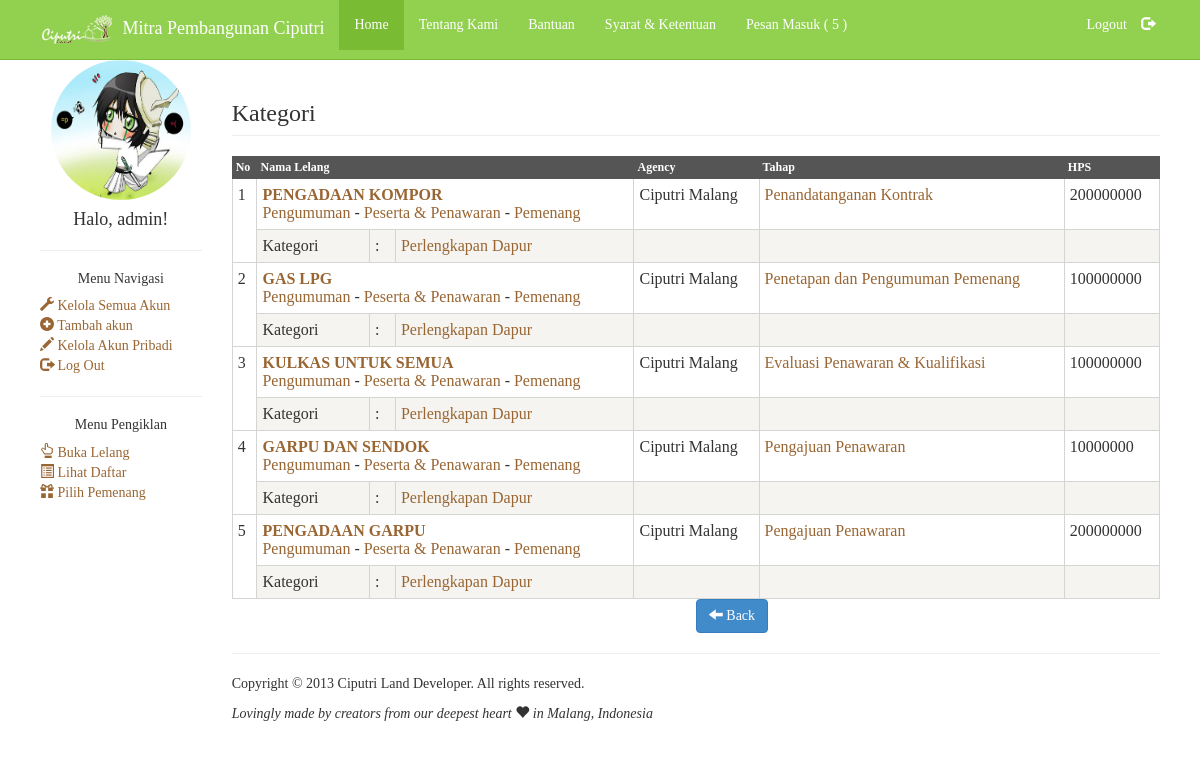
The page /lelang/kategori/1 (signed in) on the database its author committed.
### tables this page shows
CREATE TABLE IF NOT EXISTS `ep_lelang` (
  `idLelang` int(11) NOT NULL AUTO_INCREMENT,
  `idKategori` int(11) NOT NULL,
  `idPemenang` int(11) DEFAULT NULL,
  `idAdmin` int(11) NOT NULL,
  `idTahap` int(11) DEFAULT NULL,
  `nama` varchar(255) NOT NULL,
  `hargaMin` int(11) NOT NULL,
  `hargaMax` int(11) NOT NULL,
  `tanggalPosting` date NOT NULL,
  `tanggalDeadline` date NOT NULL,
  `lokasi` varchar(255) NOT NULL,
  `SIUP` varchar(20) NOT NULL,
  PRIMARY KEY (`idLelang`),
  KEY `idPemenang` (`idPemenang`),
  KEY `idAdmin` (`idAdmin`),
  KEY `idTahap` (`idTahap`),
  KEY `idKategori` (`idKategori`)
);

CREATE TABLE IF NOT EXISTS `ep_member` (
  `idMember` int(11) NOT NULL AUTO_INCREMENT,
  `idPrioritas` int(11) NOT NULL,
  `username` varchar(20) NOT NULL,
  `email` varchar(40) NOT NULL,
  `password` varchar(40) NOT NULL,
  `avatar` varchar(40) DEFAULT NULL,
  `agency` varchar(40) DEFAULT NULL,
  `alamat` varchar(100) DEFAULT NULL,
  `cv` varchar(40) DEFAULT NULL,
  `fax` varchar(20) DEFAULT NULL,
  `tanggalDaftar` date NOT NULL,
  `aktivasi` tinyint(1) DEFAULT NULL,
  `npwp` varchar(20) DEFAULT NULL,
  `blacklist` tinyint(1) DEFAULT NULL,
  `alasanBlacklist` varchar(100) DEFAULT NULL,
  PRIMARY KEY (`idMember`),
  UNIQUE KEY `username` (`username`),
  UNIQUE KEY `email` (`email`),
  KEY `idPrioritas` (`idPrioritas`)
);

CREATE TABLE IF NOT EXISTS `ep_namatahap` (
  `idNamaTahap` int(11) NOT NULL AUTO_INCREMENT,
  `nama` varchar(255) NOT NULL,
  PRIMARY KEY (`idNamaTahap`)
);

CREATE TABLE IF NOT EXISTS `ep_kategori` (
  `idKategori` int(11) NOT NULL AUTO_INCREMENT,
  `kategori` varchar(40) NOT NULL,
  PRIMARY KEY (`idKategori`)
);

### index.php (called while the page is built, shortened)
<?php
    include_once "class/config.php";
    include_once "class/db.php";
    include_once "class/lelang.php";
    include_once "controllers/menu.php";
    get_handler();
?>

### class/db.php (called while the page is built, shortened)
<?php
class DB {
    public $dbh = null, $db_location, $db_name, $db_username, $db_password;
    public function __construct() {
        $this->db_location = config::$DBLOCATION;
        $this->db_name = config::$DBNAME;
        $this->db_username = config::$DBUSER;
        $this->db_password = config::$DBPASSWORD;
    }
    public function connectDB() {
        try {
            $this->dbh = new PDO("mysql:host=$this->db_location;dbname=$this->db_name", $this->db_username, $this->db_password);
            $this->dbh->setAttribute(PDO::ATTR_ERRMODE, PDO::ERRMODE_EXCEPTION);
        } catch (PDOException $e) {
            echo 'Error: ' . $e->getMessage();
        }
    }
    public function fetchRow($query) {
        $STH = $this->dbh->prepare($query);
        $STH->execute();
        $result = $STH->fetch(PDO::FETCH_ASSOC);
        return $result;
    }
    public function fetchAll($query) {
        $STH = $this->dbh->prepare($query);
        $STH->execute();
        $result = $STH->fetchAll();
        return $result;
    }
    public function closeDB() {
        $this->dbh = null;
    }
}
?>

### class/lelang.php (called while the page is built, shortened)
<?php
class lelang {
    private $idLelang, $idKategori, $idPemenang, $idAdmin,
            $idTahap, $nama, $hargaMin, $hargaMax,
            $tanggalPosting, $tanggalDeadline, $lokasi, $SIUP,
            $db, $namaTable;
    public function __construct() {
        $this->db = new DB();
        $this->namaTable = config::$TABLEPREFIX . "" . config::$TABLELELANG;
    }
    public function setIdLelang($idLelang) {
        $this->idLelang = $idLelang;
    }
    public function setLelangRow() {
        $data = $this->getLelangRow();
    }
    public function getLelangRow() {
        $query = "SELECT * FROM `$this->namaTable` WHERE idLelang = $this->idLelang";
        $data = $this->db->fetchRow($query);
        return $data;
    }
    public function tampilKategori($idKategori) {
        $query = "SELECT l.idLelang, l.nama, mb.agency, nt.nama, l.hargaMin, l.idKategori, kt.kategori
            FROM " . config::$TABLEPREFIX . '' . config::$TABLELELANG . " l
            LEFT JOIN " . config::$TABLEPREFIX . '' . config::$TABLEMEMBER . " mb on l.idAdmin = mb.idMember
            LEFT JOIN " . config::$TABLEPREFIX . '' . config::$TABLETAHAP . " th on l.idTahap = th.idTahap and l.idLelang = th.idLelang
            LEFT JOIN " . config::$TABLEPREFIX . '' . config::$TABLENAMATAHAP . " nt on nt.idNamaTahap = th.idNamaTahap
            LEFT JOIN " . config::$TABLEPREFIX . '' . config::$TABLEKATEGORI . " kt on l.idKategori = kt.idKategori
            where kt.idKategori = '$idKategori'";
        $data = $this->db->fetchAll($query);
        return $data;
    }
}
?>

### assets/tampilLelang.php (the view, shortened to what this page needs)
<?php
global $action, $idLelang;
$lelang = new lelang();
$lelang->setIdLelang($idLelang);
$lelang->setLelangRow();
$content = '';
switch ($action) {
    case 'kategori':
        $result = $lelang->tampilKategori($idLelang);
        $content = $content . '
            <div class="col-lg-10">
            <h3 class="page-header">Kategori</h3>
            <table class="reference">
            <tr>
                <th>No</th>
                <th colspan="3">Nama Lelang</th>
                <th>Agency</th>
                <th>Tahap</th>
                <th>HPS</th>
            </tr>';
        $i = 1;
        foreach ($result as $hasil) {
            $content = $content . '
                    <tr>
                    <td rowspan="2">' . $i . '</td>
                    <td colspan="3"><a href="/eprocurement/lelang/view/' . $hasil[0] . '"><strong>' . strtoupper($hasil[1]) . '</strong></a><br>
                    <a href="/eprocurement/lelang/view/' . $hasil[0] . '">Pengumuman</a> -
                    <a href="/eprocurement/lelang/peserta/' . $hasil[0] . '">Peserta & Penawaran</a> -
                    <a href="/eprocurement/lelang/pemenang/' . $hasil[0] . '">Pemenang</a>
                    </td>
                    <td>' . $hasil[2] . '</td>
                    <td><a href="/eprocurement/lelang/tahap/' . $hasil[0] . '">' . $hasil[3] . '</a></td>
                    <td>' . $hasil[4] . '</td>
                    </tr>
                    <td>Kategori</td>
                    <td>:</td>
                    <td><a href="/eprocurement/lelang/kategori/' . $hasil[5] . '">' . $hasil[6] . '</a> </td>
                    <td></td><td></td><td></td>
                    </tr>';
            $i++;
        }
        $content = $content . '</table>';
        break;
}
if (isset($_SESSION["user"]) && $action != 'semua') {
    if ($_SESSION["user"]["admin"] != 1) {
        $url = 'href="/eprocurement/home"';
    } else {
        $url = 'onClick="javascript:history.go(-1);"';
    }
    $content.='<div class="col-lg-offset-6"><a class="btn btn-primary" ' . $url . '>
        <span class="glyphicon glyphicon-arrow-left"></span> Back </a></div>';
}
print_r($content);
?>

### rows shown on the page
ep_lelang: nama "PENGADAAN KOMPOR", hargaMin "200000000"
ep_member: agency "Ciputri Malang Ciputri Malang Ciputri Malang Ciputri Malang Ciputri Malang"
ep_namatahap: nama "Penandatanganan Kontrak"
ep_kategori: kategori "Perlengkapan Dapur Perlengkapan Dapur Perlengkapan Dapur Perlengkapan Dapur Perlengkapan Dapur"
ep_lelang: nama "GAS LPG", hargaMin "100000000"
ep_namatahap: nama "Penetapan dan Pengumuman Pemenang"
ep_lelang: nama "KULKAS UNTUK SEMUA", hargaMin "100000000"
ep_namatahap: nama "Evaluasi Penawaran & Kualifikasi"
ep_lelang: nama "GARPU DAN SENDOK", hargaMin "10000000"
ep_namatahap: nama "Pengajuan Penawaran Pengajuan Penawaran"
ep_lelang: nama "PENGADAAN GARPU", hargaMin "200000000"
